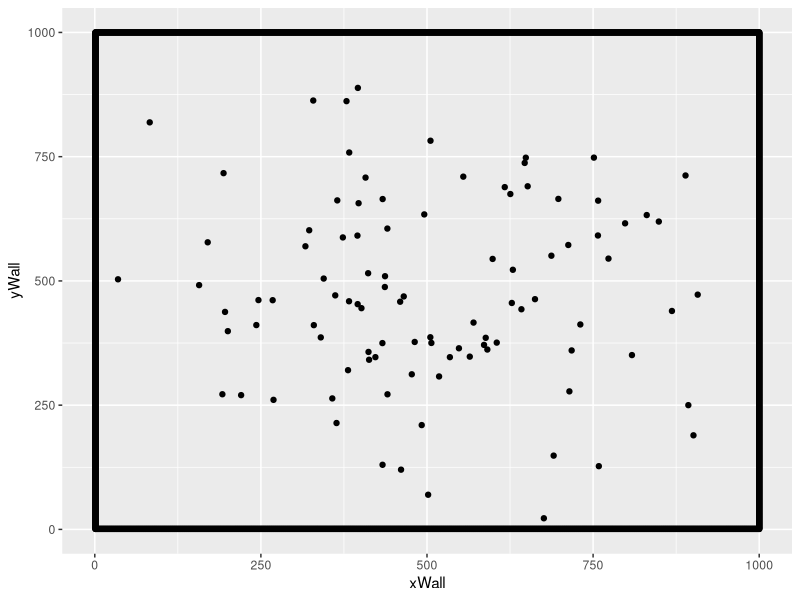
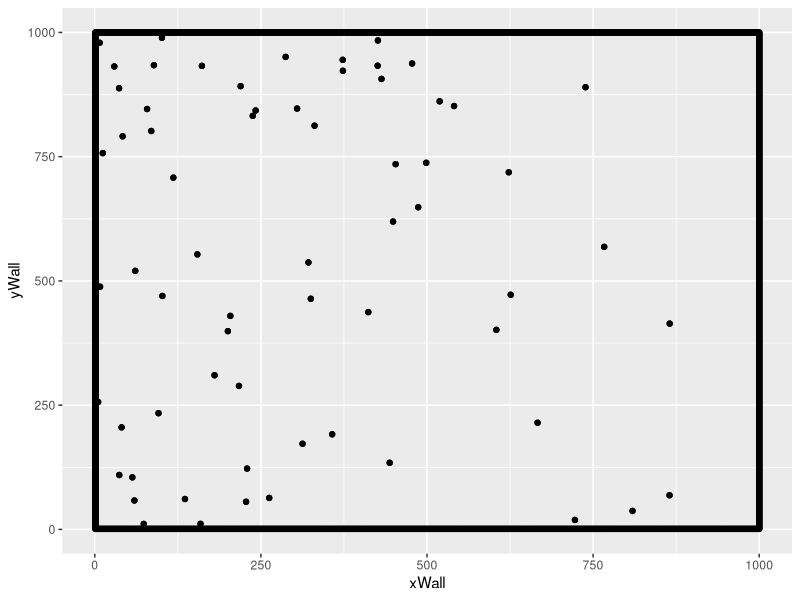

R code for these plots, in order:
# Author: Gabriel Dell'Accio
# The following is a 2D variant of the Reynolds Boid model.
# LIBRARIES:
library(ggplot2)

# ARENA PARAMETERS:
# Set if equal height and width
size <- 1000.0

centerCor <- rep(size/2,2)

xVal <- size
yVal <- size

nIndividuals <- 100 
swarmCohesion <- 0.5
swarmAvoidance <- 0.5
baseMovementRate <- 4
densitySensitivity <- 75
spatialDistribution <- 150
thetaDistribution <- 50
step.iterations <- 200

# GENERATING AN ARENA
create.arena <- function(xLength, yLength) {
  xLimit <- xLength 
  yLimit <- yLength
  
  arena.Data <<- data.frame(
    yWall = rep(1,yLimit),
    xWall = c(1:xLimit),
    xNorthWall = c(1:xLimit),
    yNorthWall = rep(yLimit,yLimit)
  )

  # Creating Arena Borders
  arena <- ggplot(data = arena.Data, aes(x=xWall,y=yWall))
  arena <- arena + geom_point() +  ylim(1,yLimit) + xlim(1,xLimit) + geom_point(aes(xNorthWall,yNorthWall)) + geom_point(aes(rep(1,xLimit),c(1:yLimit))) + geom_point(aes(rep(xLimit,xLimit),c(1:yLimit)))

  return(arena)
}
arenaSim <- create.arena(xVal, yVal)

# INITIALIZE THE SWARM POPULATION
initialize.swarm <- function(cohesion, avoidance, spatial.distribution.factor, theta.distribution.factor ,coordinateLocation) {
    arena.Data$index <<- c(1:nIndividuals)
    arena.Data$swarm.cohesion <<- rep(swarmCohesion,nIndividuals)
    arena.Data$swarm.avoidance <<- rep(swarmAvoidance,nIndividuals)
    arena.Data$xPosition <<- rep(NA, xVal)
    arena.Data$yPosition <<- rep(NA, yVal)
    arena.Data$theta <<- rep(NA, xVal)
  
  for(var in 1:nIndividuals) {
    arena.Data$xPosition[var] <<- rnorm(1, mean=coordinateLocation[1], sd=spatial.distribution.factor + 50)
    arena.Data$yPosition[var] <<- rnorm(1, mean=coordinateLocation[2], sd=spatial.distribution.factor + 50)
    arena.Data$theta[var] <<- rnorm(1, mean = 180, sd= theta.distribution.factor + 5)
  }
}

# Display the swarm in the 2D arena.
initialize.swarm(swarmCohesion, swarmAvoidance, spatialDistribution, thetaDistribution, centerCor)

display.swarm <- function() {
  return(arenaSim + geom_point(aes(arena.Data$xPosition, arena.Data$yPosition)))
}

arenaSim <- display.swarm()
arenaSim


determine.density <- function(senseHeight, senseWidth, locationX, locationY) {

  nTotalPositions <- ((senseHeight * senseWidth) * 4)

  startX <- locationX - senseWidth
  # print(paste("Start x: ", startX))

  endX <- locationX + senseWidth
  # print(paste("End x: ", endX))

  startY <- locationY - senseHeight
  endY <- locationY + senseHeight

  numberOfIndividualsPresent <- 0


  count <- 1
  for(indOne in 1:nIndividuals) {

    if((arena.Data$xPosition[count] <= endX) && (arena.Data$xPosition[count] >= startX)) {

      # print(paste("xposition: ", arena.Data$xPosition[count]))

      if((arena.Data$yPosition[count] <= endY) && (arena.Data$yPosition[count] >= startY)) {
        numberOfIndividualsPresent <- numberOfIndividualsPresent + 1
      }
    }

    count <- count + 1
  }

  print(paste("Number of indviduals in space: ", numberOfIndividualsPresent))
  print(paste("total positions: ", nTotalPositions))
  finalDensity <- ((numberOfIndividualsPresent / nTotalPositions)  + (numberOfIndividualsPresent/nIndividuals))
  return(finalDensity)

}

# Determines the density value for each agent in the swarm.
find.Neighbors <- function() {
  count <- 1
  for (var in 1:nIndividuals) {
    result <- determine.density(densitySensitivity,densitySensitivity,arena.Data$xPosition[count], arena.Data$yPosition[count])
    print(result)
    arena.Data$Density[count] <<- result 
    count <- count + 1
  }
}
find.Neighbors()

densityTotal <- 0
tempDensityArray <- c()

for(var in 1:nIndividuals) {
  densityTotal <- densityTotal + arena.Data$Density[var] 
  tempDensityArray[var] <- arena.Data$Density[var] 
}

meanDensity <- (densityTotal / nIndividuals) 
sdDensity <- (sd(tempDensityArray)) 


sdDistance <- function(value, mean, sd) {
  temp <- abs(mean - value) %/% sd
  return(temp)
}

determine.density.distance <- function(mean, sd) {
 for (var in 1:nIndividuals){
    # print(paste("Mean: ", mean))
    # print(paste("SD: ", sd))
   arena.Data$DensityDistance[var] <<- sdDistance(arena.Data$Density[var], mean, sd)
 }
}

determine.density.distance(meanDensity, sdDensity)


# Translates a value 1-360 into x and y "direction"
determineThetaDirection <- function(currentTheta) {
  if ((currentTheta > 0) && (currentTheta < 90)) {
    xDir <- 1
    yDir <- -1
    # REGION 1
    # Down to the right, so y is decreasing, x is increasing.
  } else if((currentTheta > 89) && (currentTheta < 91)) {
    xDir <- 0
    yDir <- -1
    # DOWN
    # Downwards, so y is decreasing, x stays the same.
  } else if((currentTheta > 91)  && (currentTheta < 179)) {
    xDir <- -1
    yDir <- -1
    # REGION 2
    # Down to the left, so y is decreasing, x is decreasing.
  } else if((currentTheta > 179.0) && (currentTheta < 181.00)) {
    xDir <- -1
    yDir <- 0
    # LEFT
    # To the left, so y is staying the same, x is decreasing.
  } else if((currentTheta > 181.0) && (currentTheta < 269.0)) {
    xDir <- -1
    yDir <- 1
    # REGION 3
    # Upwards to the left, so Y is increasing, x is decreasing
  } else if((currentTheta > 269.0) && (currentTheta < 271.0)) {
    xDir <- 0
    yDir <- 1
    # UP
    # Upwards, so x is staying the same, y is increasing
  } else if(currentTheta > 271) {
    xDir <- 1
    yDir <- 1
    # REGION 4
    # Upwards to the right, so x is increaing, y is increasing
  } else if(currentTheta >= 359.0 && currentTheta <= 360) {
    xDir <- 1
    yDir <- 0
  }
  result <- c(xDir,yDir)
  return(result)
}
 
# moves each agent in the swarm a fixed distance in a direction based on its theta.
step.swarm <- function() {
  
  for (var in 1:nIndividuals) {

    if(arena.Data$DensityDistance[var] == 0) {
        movementRate <- baseMovementRate/2
    } else if (arena.Data$DensityDistance[var] == 1) {
        movementRate <- baseMovementRate
    } else if (arena.Data$DensityDistance[var] == 2) {
        movementRate <- baseMovementRate + 2
    } else { 
        movementRate <- baseMovementRate + 4
    }
    
    dirMult <- determineThetaDirection(arena.Data$theta[var])

    if(((dirMult[1] * movementRate) + arena.Data$xPosition[var] >= size) || ((dirMult[1] * movementRate) + arena.Data$xPosition[var] <= 0)) {
      arena.Data$theta[var] <<- abs(180 - arena.Data$theta[var]) 
      dirMult <- determineThetaDirection(arena.Data$theta[var])
      arena.Data$xPosition[var] <<- (dirMult[1] * movementRate) + arena.Data$xPosition[var]
      } else {
        arena.Data$xPosition[var] <<- (dirMult[1] * movementRate) + arena.Data$xPosition[var]
      } 
  
    if(((dirMult[2] * movementRate) + arena.Data$yPosition[var] >= size) || ((dirMult[2] * movementRate) + arena.Data$yPosition[var] <= 0)) {
      arena.Data$theta[var] <<- abs(180 - arena.Data$theta[var]) 
      dirMult <- determineThetaDirection(arena.Data$theta[var])
      arena.Data$yPosition[var] <<- (dirMult[2] * movementRate) + arena.Data$yPosition[var]
    } else {
      arena.Data$yPosition[var] <<- (dirMult[2] * movementRate)  + arena.Data$yPosition[var]
    }     
    
  }
  # arenaSim <- display.swarm()
  # arenaSim
}


run.simulation <- function() {
  for(run in 1:step.iterations) {
    step.swarm()
  }
}

run.simulation()

arenaSim <- display.swarm()
arenaSim


# This function runs a step of the simulation in which:
  # - Each agent asses how close it is to other agents 
  # - Each agent determines where it will move next
# step.swarm <- function() {

#   # temp.Data <- data.frame(
#   #   index <- c(1:nIndividuals),
#   #   nextX <- rep(0,nIndividuals),
#   #   nextY <- rep(0,nIndividuals),
#   #   nextTheta <- rep(0, nIndividuals)
#   # )


# }

# BEHAVIOR PRIMITIVES:

# # HEATMAP GENERATION
# # Assign a value to a location given how far away it is from the center. The farther the smaller the value.
# assign.location.value <- function(center, currentLocation, distribution.type) {
#   rowDiff <- abs(center[1] - currentLocation[1])
#   columnDiff <- abs(center[2] - currentLocation[2])
#   totalDifference <- rowDiff + columnDiff
#   scaledDifference <- 1 - (distribution.type(totalDifference)/distribution.type(center[1] * 2))
#   return(scaledDifference)
# }
# # Distribution of values around the center of the arena.
# value.distribution <- function(x) {
#   return(x^2)
# }
# # Generate heat map 
# create.heatmap <- function(arena.length, arena.width) {
#   centerArena <- c(arena.length/2, arena.width/2)
#   arena.heat.map <- matrix(nrow = arena.length, ncol = arena.width)
#   for(i in 1:arena.length) {
#     for(j in 1:arena.width) {
#       currentIndex <- c(i,j)
#       arena.heat.map[i,j] <- assign.location.value(centerArena, currentIndex, value.distribution)
#     }
#   }
#   return(arena.heat.map)
# }
# heat.map <- create.heatmap(xVal,yVal)




